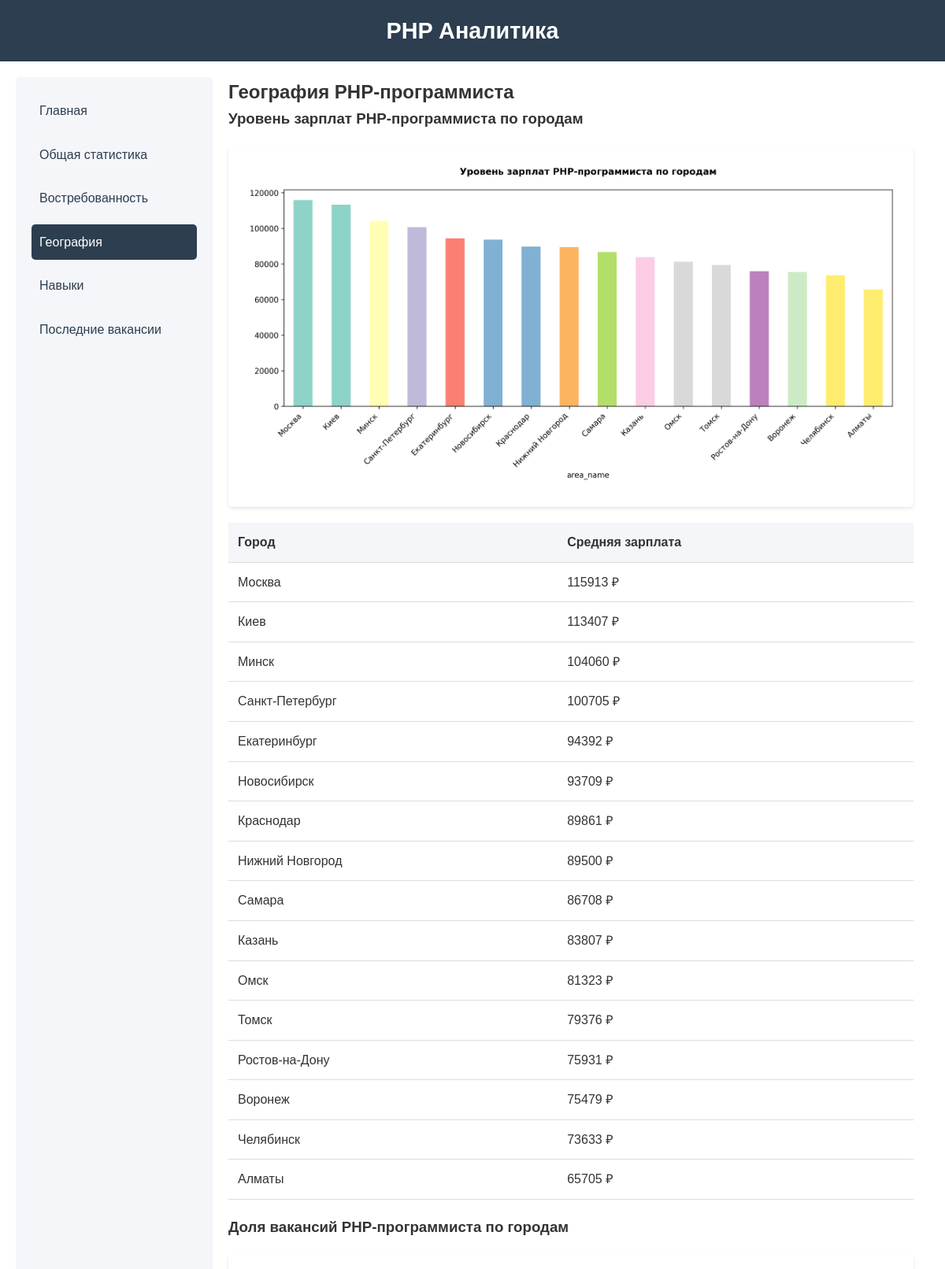
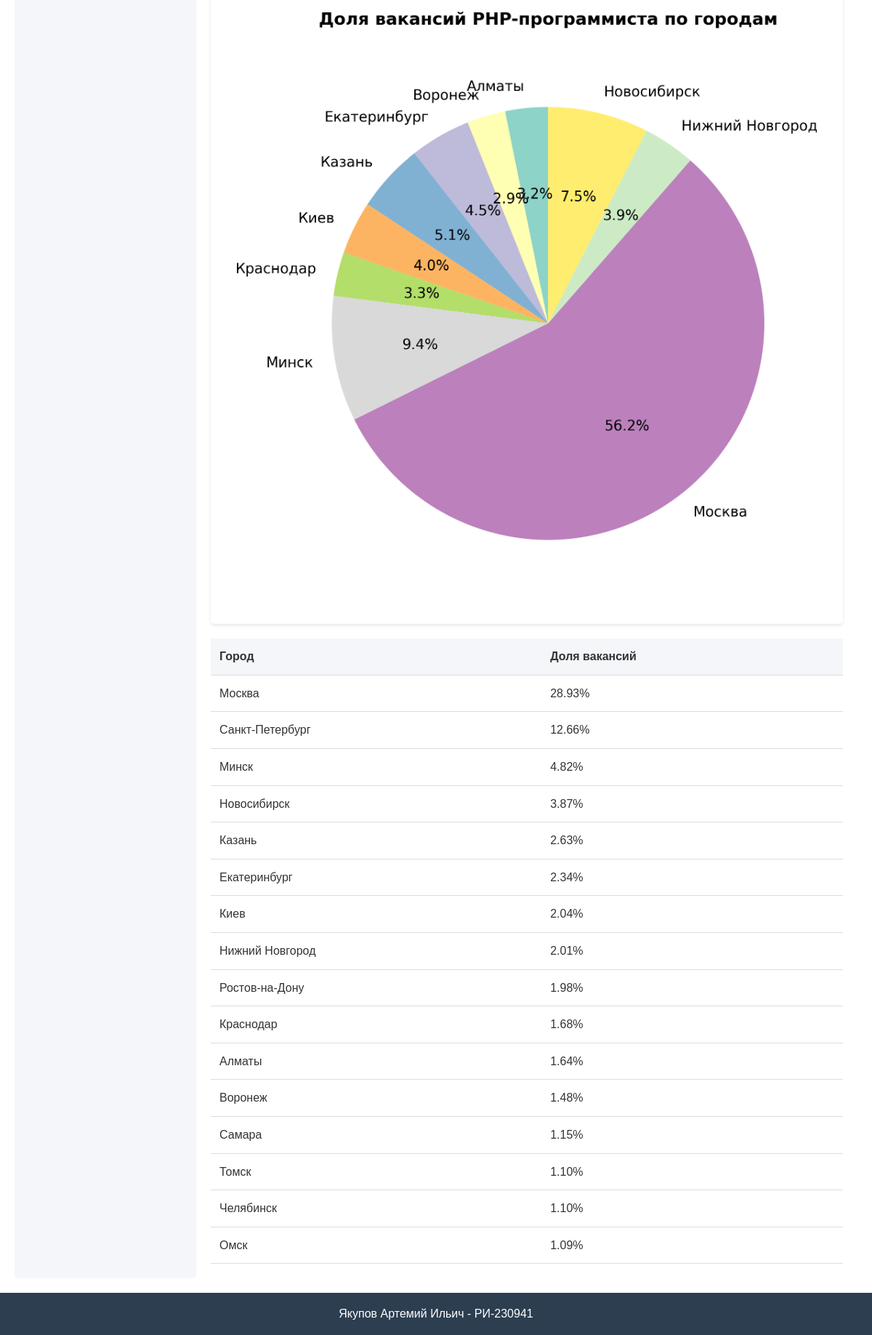
Page /geography/ on the committed database (2 pictures, top to bottom).
### main/models.py (models this page shows, shortened)
class Graph(models.Model):
    GRAPH_TYPES = [
        ('salary', 'График зарплат'),
        ('counts', 'График количества вакансий'),
        ('skills', 'График навыков'),
        ('geography', 'График географии'),
    ]
    title = models.CharField('Заголовок', max_length=200)
    image = models.ImageField('График', upload_to='graphs/')
    graph_type = models.CharField('Тип графика', max_length=20, choices=GRAPH_TYPES)
    year = models.IntegerField('Год', null=True, blank=True)
    is_general = models.BooleanField('Общая статистика', default=True)
    class Meta:
        verbose_name = 'График'
        verbose_name_plural = 'Графики'
        ordering = ['graph_type', 'year']

class GeographyData(models.Model):
    city = models.CharField('Город', max_length=100)
    average_salary = models.DecimalField('Средняя зарплата', max_digits=10, decimal_places=2)
    vacancy_share = models.DecimalField('Доля вакансий', max_digits=5, decimal_places=2)
    year = models.IntegerField('Год')
    is_general = models.BooleanField('Общая статистика', default=True)
    class Meta:
        verbose_name = 'География'
        verbose_name_plural = 'География'
        ordering = ['-average_salary']

### main/views.py (the view)
# urls.py: path('geography/', views.geography, name='geography'),
def geography(request):
    context = {
        'php_city_salary_statistics': GeographyData.objects.filter(
            is_general=False
        ).order_by('-average_salary'),
        'php_city_share_statistics': GeographyData.objects.filter(
            is_general=False
        ).order_by('-vacancy_share'),
        'php_salary_city_graphs': Graph.objects.filter(
            graph_type='geography_salary',
            is_general=False
        ),
        'php_geography_graphs': Graph.objects.filter(
            graph_type='geography_share',
            is_general=False
        ),
    }
    return render(request, 'main/geography.html', context)

### main/templates/main/geography.html (shortened to what this page needs)
{% extends 'base.html' %}
{% block page_title %}География PHP-программиста{% endblock %}
{% block content %}
<div class="geography">
    <section>
        <h3>Уровень зарплат PHP-программиста по городам</h3>
        <div class="graph">
            {% for graph in php_salary_city_graphs %}
                <img src="{{ graph.image.url }}" alt="График зарплат по городам">
            {% endfor %}
        </div>
        <div class="statistics-table">
            <table>
                <thead>
                    <tr>
                        <th>Город</th>
                        <th>Средняя зарплата</th>
                    </tr>
                </thead>
                <tbody>
                    {% for city in php_city_salary_statistics %}
                    <tr>
                        <td>{{ city.city }}</td>
                        <td>{{ city.average_salary|floatformat:0 }} ₽</td>
                    </tr>
                    {% endfor %}
                </tbody>
            </table>
        </div>
    </section>
    <section>
        <h3>Доля вакансий PHP-программиста по городам</h3>
        <div class="graph">
            {% for graph in php_geography_graphs %}
                <img src="{{ graph.image.url }}" alt="График доли вакансий по городам">
            {% endfor %}
        </div>
        <div class="statistics-table">
            <table>
                <thead>
                    <tr>
                        <th>Город</th>
                        <th>Доля вакансий</th>
                    </tr>
                </thead>
                <tbody>
                    {% for city in php_city_share_statistics %}
                    <tr>
                        <td>{{ city.city }}</td>
                        <td>{{ city.vacancy_share|floatformat:2 }}%</td>
                    </tr>
                    {% endfor %}
                </tbody>
            </table>
        </div>
    </section>
</div>
{% endblock %}

### main/static/css/style.css (style rules this page uses)
* { margin: 0; padding: 0; box-sizing: border-box; }
body { font-family: Arial, sans-serif; line-height: 1.6; color: #333; min-height: 100vh; display: flex; flex-direction: column; }
table { width: 100%; border-collapse: collapse; margin: 20px 0; }
th, td { padding: 12px; text-align: left; border-bottom: 1px solid #ddd; }
th { background-color: #f5f6fa; font-weight: bold; }
.graph { margin: 20px 0; padding: 20px; background-color: white; border-radius: 5px; box-shadow: 0 2px 4px rgba(0, 0, 0, 0.1); }
.graph img { max-width: 100%; height: auto; }
.statistics-table { margin: 20px 0; }

### rows in the picture
Graph: image (picture)
GeographyData: city "Москва", average_salary "115913", vacancy_share "28.93"
GeographyData: city "Киев", average_salary "113407", vacancy_share "2.04"
GeographyData: city "Минск", average_salary "104060", vacancy_share "4.82"
GeographyData: city "Санкт-Петербург", average_salary "100705", vacancy_share "12.66"
GeographyData: city "Екатеринбург", average_salary "94392", vacancy_share "2.34"
GeographyData: city "Новосибирск", average_salary "93709", vacancy_share "3.87"
GeographyData: city "Краснодар", average_salary "89861", vacancy_share "1.68"
GeographyData: city "Нижний Новгород", average_salary "89500", vacancy_share "2.01"
GeographyData: city "Самара", average_salary "86708", vacancy_share "1.15"
GeographyData: city "Казань", average_salary "83807", vacancy_share "2.63"
GeographyData: city "Омск", average_salary "81323", vacancy_share "1.09"
GeographyData: city "Томск", average_salary "79376", vacancy_share "1.10"
GeographyData: city "Ростов-на-Дону", average_salary "75931", vacancy_share "1.98"
GeographyData: city "Воронеж", average_salary "75479", vacancy_share "1.48"
GeographyData: city "Челябинск", average_salary "73633", vacancy_share "1.10"
GeographyData: city "Алматы", average_salary "65705", vacancy_share "1.64"
Graph: image (picture)
